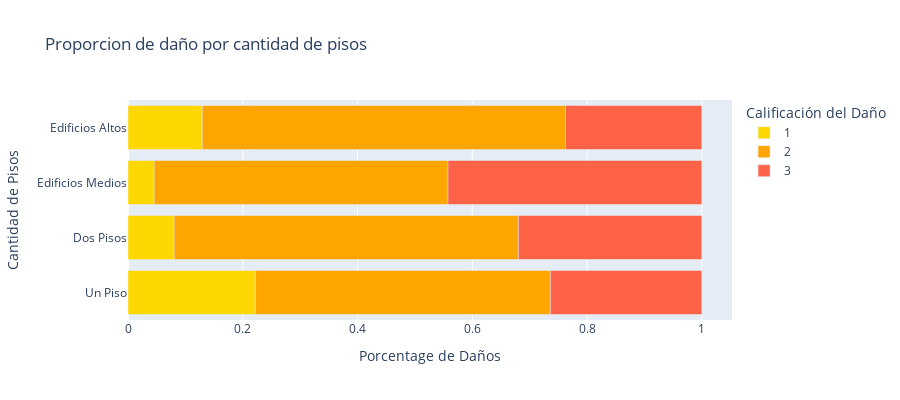

Write notebook code for a chart like this one.
### Code cell
fig = px.bar(edificiosDanioPorcentajes, x=edificiosDanioPorcentajes.columns, y=edificiosDanioPorcentajes.index,
             orientation='h',
             height=400,
             title='Proporcion de daño por cantidad de pisos',
             labels={
                "damage_grade": "Calificación del Daño",
                "index": "Cantidad de Pisos",
                "value": "Porcentage de Daños",
             }, color_discrete_sequence=["Gold", "orange", "tomato"])
fig.show()

### Figure 1 — Plotly figure (JSON) as saved in the notebook; plotly's stock layout.template omitted (floating-point values rounded to 4 significant figures)
{"data": [{"alignmentgroup": "True", "hovertemplate": "Calificación del Daño=1<br>Porcentage de Daños=%{x}<br>Cantidad de Pisos=%{y}<extra></extra>", "legendgroup": "1", "marker": {"color": "Gold"}, "name": "1", "offsetgroup": "1", "orientation": "h", "showlegend": true, "textposition": "auto", "type": "bar", "x": [0.2218, 0.0804, 0.04562, 0.1294], "xaxis": "x", "y": ["Un Piso", "Dos Pisos", "Edificios Medios", "Edificios Altos"], "yaxis": "y"}, {"alignmentgroup": "True", "hovertemplate": "Calificación del Daño=2<br>Porcentage de Daños=%{x}<br>Cantidad de Pisos=%{y}<extra></extra>", "legendgroup": "2", "marker": {"color": "orange"}, "name": "2", "offsetgroup": "2", "orientation": "h", "showlegend": true, "textposition": "auto", "type": "bar", "x": [0.5143, 0.6, 0.5121, 0.6331], "xaxis": "x", "y": ["Un Piso", "Dos Pisos", "Edificios Medios", "Edificios Altos"], "yaxis": "y"}, {"alignmentgroup": "True", "hovertemplate": "Calificación del Daño=3<br>Porcentage de Daños=%{x}<br>Cantidad de Pisos=%{y}<extra></extra>", "legendgroup": "3", "marker": {"color": "tomato"}, "name": "3", "offsetgroup": "3", "orientation": "h", "showlegend": true, "textposition": "auto", "type": "bar", "x": [0.2639, 0.3196, 0.4423, 0.2375], "xaxis": "x", "y": ["Un Piso", "Dos Pisos", "Edificios Medios", "Edificios Altos"], "yaxis": "y"}], "layout": {"barmode": "relative", "height": 400, "legend": {"title": {"text": "Calificación del Daño"}, "tracegroupgap": 0}, "title": {"text": "Proporcion de daño por cantidad de pisos"}, "xaxis": {"anchor": "y", "domain": [0, 1], "title": {"text": "Porcentage de Daños"}}, "yaxis": {"anchor": "x", "domain": [0, 1], "title": {"text": "Cantidad de Pisos"}}}}
